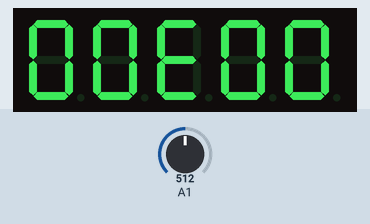
This sketch was run on a simulated Arduino Uno, built with avr-gcc and run on an emulated ATmega328P. Parts: 5-digit seven-segment display. Wiring (inferred from the names in the program): 5-digit 7-segment display, segments lit when HIGH: segments pin 2, pin 3, pin 4, pin 5, pin 6, pin 7, pin 8; digit selects pin 10, pin 11, pin 12, pin 13, pin 9. The test bench sets the inputs (shaded band); at power-on: A1 = 512. The segment pins are drawn as the display they are named for.

Above: at 1.8 s.
1.9 s: A1 set to 716
At 2.6 s:
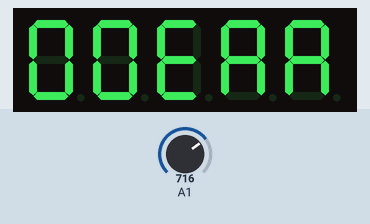
3.6 s: A1 set to 900
At 4.5 s:
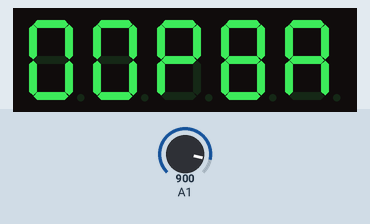
5.5 s: A1 set to 1023
At 6.7 s:
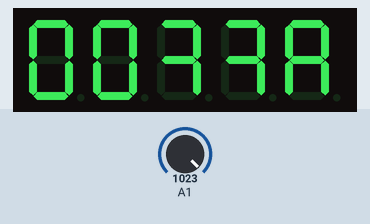
7.0 s: A1 set to 511
At 8.1 s:
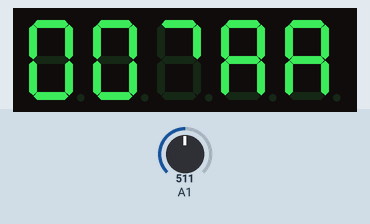
8.5 s: A1 set to 306
At 9.7 s:
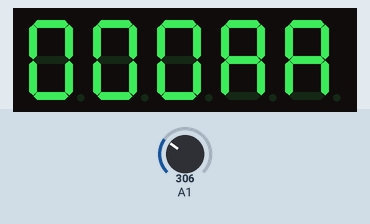
10.0 s: A1 set to 122
At 11.1 s:
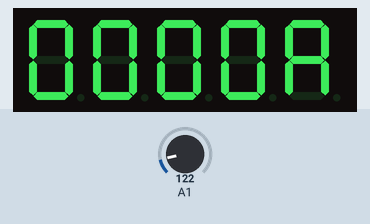
Timing chart, 0 to 12.6 s (numbered marks = the images above; inputs shaded):
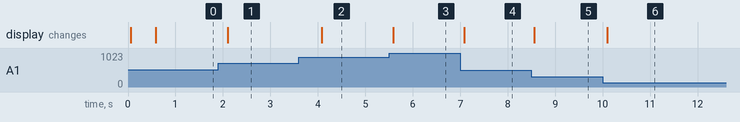

The sketch:

LBTemp.ino
```cpp
#include <MsTimer2.h>

class LedControl{
  private:
  byte  *pins;
  byte *comPins;
  byte numbers[10] = { B11111100, B11000000, B10011111, B11001110, B11100010,
  B01101110, B01111110, B11000100, B11111110, B11101110};
  bool isAnnode;
  int8_t forPINS;
  int8_t forCOMs;
  byte number[5]={0,0,0,0,0};

  void parseToLED(int num){

    for(int i=4;i>=0;i--){
      number[i] = num%10;
      num = num/10;
    }

  }

  void showNumber(int num){
    for(int i=0;i<7;i++){ //Аннод - лоу ,катод - хай
      if(bitRead(numbers[num],7-i)==forPINS){
      digitalWrite(pins[i],HIGH);
      }
      else{
        digitalWrite(pins[i],LOW);
      }
    }
  }
  void changeComPin(){
    static byte i=0;
    static bool OFF=(isAnnode)?LOW:HIGH;
    for(int j=0;j<5;j++){
      if(j!=i){
          digitalWrite(comPins[j],OFF);
      }
      else{
        digitalWrite(comPins[j],forCOMs);
      }
    }
    if(++i==5){
      i=0;
    }
  }
  public:
  LedControl(byte *pins ,byte *comPins,bool isAnnodCom ){
     this->pins  = new byte[7];
     this->comPins = new byte[5];
     for(byte i=0;i<7;i++){
        this->pins[i] = pins[i];
     }
     for(byte i=0;i<5;i++){
        this->comPins[i] =comPins[i];
     }

    isAnnode=isAnnodCom;
    if(isAnnode){
      forPINS=LOW;
      forCOMs=HIGH;
    }
    else {
      forPINS=HIGH;
      forCOMs=LOW;
    }

  }

  void showValue(int num)
  {
      parseToLED(num);

    for(int i=0;i<5;i++){

        showNumber(number[i]);

        changeComPin();
        delay(5);

    }


  }

};


class TempSensor{
  private:
  byte readPin;
  public:
  TempSensor(byte readPin){
    this->readPin=readPin;

  }
  float getValue(){
    int reading = analogRead(readPin);
    float voltage = reading * 5.0;
    voltage /= 1024.0;
    float temperatureC = (voltage - 0.5) * 100 ;

    return temperatureC;
  }
};


// переменная для хранения значения текущей цифры

 int value = 1234;
  // byte  pins[7]={2,3,4,5,6,7,8};
  //byte comPins[5]={9,10,11,12,13};

   byte  pins[7]={2,3,4,5,6,7,8};
  byte comPins[5]={10,11,12,13,9};//9-посл 10 е
 // byte comPins[5]={10,11,12,13,9};//9-посл 10 е

LedControl *lc;
TempSensor *temp;
void updateValue(){
    value= temp->getValue();

}

void setup()
{

    for(int i=0;i<7;i++){
        pinMode(pins[i],OUTPUT);

    }


    for(int i=0;i<5;i++){


      pinMode(comPins[i],OUTPUT);

    }


    lc = new LedControl(pins,comPins,false);
    temp = new TempSensor(A1);
    MsTimer2::set(500, updateValue); // задаем период прерывания по таймеру 500 мс
    MsTimer2::start();
// Сконфигурировать контакты как выходы

}
void loop()
{
  lc->showValue(value);
}
```

Measured:
- after the input at 1.9 s, the display: changes after 0.20 s (image 1)
- after the input at 3.6 s, the display: changes after 0.48 s (image 2)
- after the input at 5.5 s, the display: changes after 0.08 s (image 3)
- after the input at 7.0 s, the display: changes after 0.08 s (image 4)
- after the input at 8.5 s, the display: changes after 0.06 s (image 5)
- after the input at 10.0 s, the display: changes after 0.10 s (image 6)
